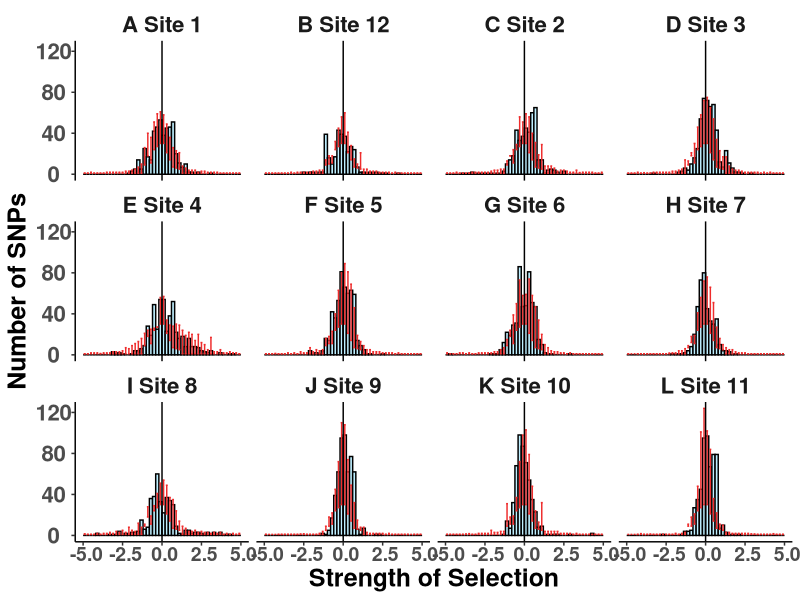
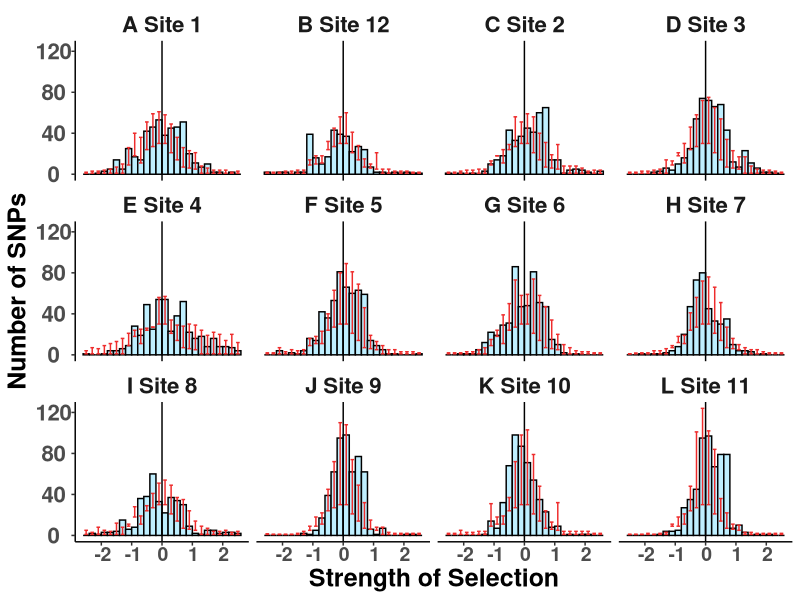
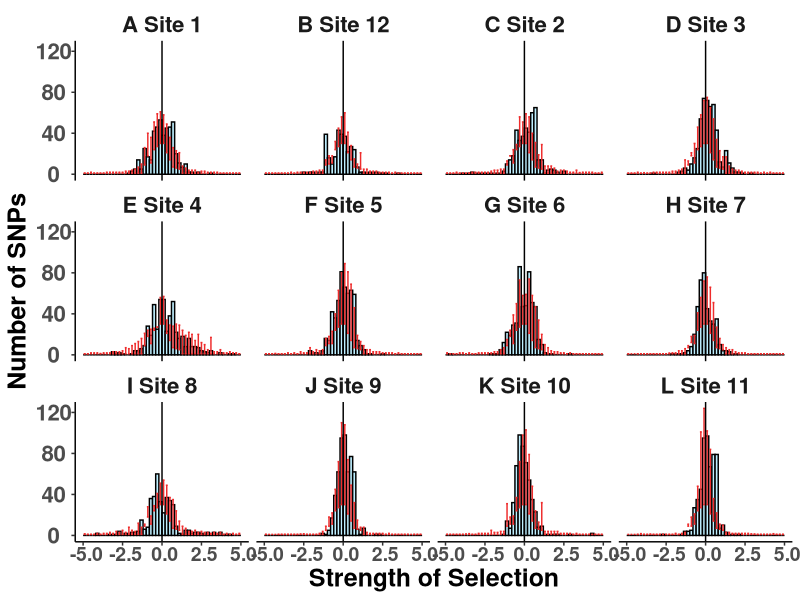
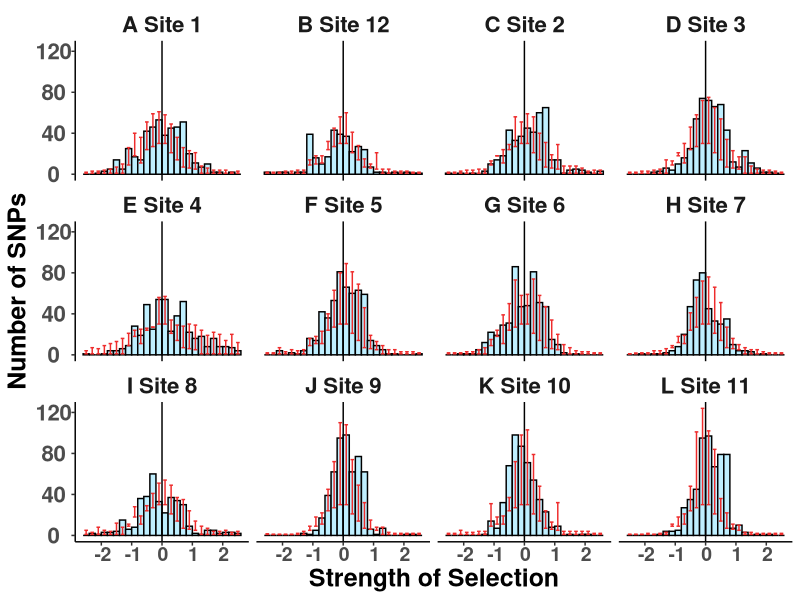

The R source for these figures, in order:
##################################################################################
## Generate input for strength of selection graphs for unique SNPS
## All ENV SNPs have been joined with duplicates removed
## Processing for both observation and permuted CI
## Author Daniel Anstett
## 
## Modified from https://jkzorz.github.io/2020/05/17/Error-bars.html
## Last Modified May 17, 2022
###################################################################################
#Function

theme_ci <- function(){ 
  theme_classic() %+replace%    #replace elements we want to change
    theme(axis.text.x = element_text(size = 14, face = "bold", angle = 0,hjust = 0.4, vjust = 0.7), 
          axis.title = element_text(size = 18, face = "bold"), 
          axis.text.y = element_text(size = 16, face = "bold"),
          strip.background = element_blank(),strip.text.x = element_text(size = 16, face = "bold"))
}

###################################################################################
#Import libraries
library(tidyverse)

#Import files
env_obs_ci_unique <- read_csv("data/obs_ci_env_unique_95.csv")

#Isolate each pop and lable
env_p1 <- env_obs_ci_unique %>% select(S,p1,p1_low,p1_up) %>% mutate(Site=1,pop_lable="A Site 1")
env_p12 <- env_obs_ci_unique %>% select(S,p12,p1_low,p12_up) %>% mutate(Site=12,pop_lable="B Site 12")
env_p2 <- env_obs_ci_unique %>% select(S,p2,p1_low,p2_up) %>% mutate(Site=2,pop_lable="C Site 2")
env_p3 <- env_obs_ci_unique %>% select(S,p3,p1_low,p3_up) %>% mutate(Site=3,pop_lable="D Site 3")
env_p4 <- env_obs_ci_unique %>% select(S,p4,p1_low,p4_up) %>% mutate(Site=4,pop_lable="E Site 4")
env_p5 <- env_obs_ci_unique %>% select(S,p5,p1_low,p5_up) %>% mutate(Site=5,pop_lable="F Site 5")
env_p6 <- env_obs_ci_unique %>% select(S,p6,p1_low,p6_up) %>% mutate(Site=6,pop_lable="G Site 6")
env_p7 <- env_obs_ci_unique %>% select(S,p7,p1_low,p7_up) %>% mutate(Site=7,pop_lable="H Site 7")
env_p8 <- env_obs_ci_unique %>% select(S,p8,p1_low,p8_up) %>% mutate(Site=8,pop_lable="I Site 8")
env_p9 <- env_obs_ci_unique %>% select(S,p9,p1_low,p9_up) %>% mutate(Site=9,pop_lable="J Site 9")
env_p10 <- env_obs_ci_unique %>% select(S,p10,p1_low,p10_up) %>% mutate(Site=10,pop_lable="K Site 10")
env_p11 <- env_obs_ci_unique %>% select(S,p11,p1_low,p11_up) %>% mutate(Site=11,pop_lable="L Site 11")

#Rename columns
colnames(env_p1) = c("S","obs","low","high","Site","pop_lable")
colnames(env_p2) = c("S","obs","low","high","Site","pop_lable")
colnames(env_p3) = c("S","obs","low","high","Site","pop_lable")
colnames(env_p4) = c("S","obs","low","high","Site","pop_lable")
colnames(env_p5) = c("S","obs","low","high","Site","pop_lable")
colnames(env_p6) = c("S","obs","low","high","Site","pop_lable")
colnames(env_p7) = c("S","obs","low","high","Site","pop_lable")
colnames(env_p8) = c("S","obs","low","high","Site","pop_lable")
colnames(env_p9) = c("S","obs","low","high","Site","pop_lable")
colnames(env_p10) = c("S","obs","low","high","Site","pop_lable")
colnames(env_p11) = c("S","obs","low","high","Site","pop_lable")
colnames(env_p12) = c("S","obs","low","high","Site","pop_lable")

#Bind long dataset
env_histPop <- rbind(env_p1,
                     env_p12,
                     env_p2,
                     env_p3,
                     env_p4,
                     env_p5,
                     env_p6,
                     env_p7,
                     env_p8,
                     env_p9,
                     env_p10,
                     env_p11)

env_histPop_25 <- env_histPop %>% filter(S <= 2.5 & S>= -2.5) 

###################################################################################
## Histogram graphs with CI
###################################################################################

# -5 to 5
histPop <- ggplot(env_histPop ,aes(x=S,y=obs,ymin=low,ymax=high))+
  geom_bar(colour = "black", stat = "identity", width = 0.2, fill = "lightblue1")+
  geom_errorbar(colour = "firebrick2", stat = "identity", width = 0.12) +
  geom_vline(xintercept=0) +
  labs(x = "Strength of Selection", y = "Number of SNPs") +
  #scale_y_continuous(limits=c(0,40))+ 
  theme_ci() + facet_wrap(.~pop_lable)
histPop
ggsave("graphs/04_slope_ci_histPop_95.pdf",width=12, height = 8, units = "in")


# -2.5 to 2.5
histPop <- ggplot(env_histPop_25 ,aes(x=S,y=obs,ymin=low,ymax=high))+
  geom_bar(colour = "black", stat = "identity", width = 0.2, fill = "lightblue1")+
  geom_errorbar(colour = "firebrick2", stat = "identity", width = 0.12) +
  geom_vline(xintercept=0) +
  labs(x = "Strength of Selection", y = "Number of SNPs") +
  #scale_y_continuous(limits=c(0,40))+ 
  theme_ci() + facet_wrap(.~pop_lable)
histPop
ggsave("graphs/05_slope_ci_histPop_95_2.5.pdf",width=12, height = 8, units = "in")


